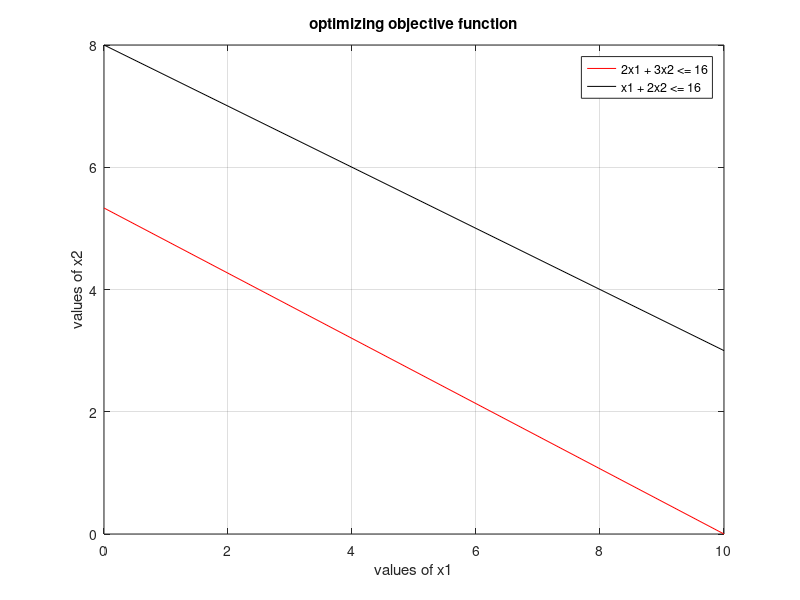

Write the MATLAB code that produced this figure.
% False

% Phase 1 - Input Params
c = [6 8];
A = [2 3; 1 2];
b = [16; 16];

% Phase 2 - Plotting Graph

% Ax = b
y1 = 0:10:max(b);
x21 = (b(1) - A(1,1)*y1)/A(1,2);
x22 = (b(2) - A(2,1)*y1)/A(2,2);
% x23 = (b(3) - A(3,1)*y1)/A(3,2);

% values >= 0
x21 = max(0,x21);
x22 = max(0,x22);
% x23 = max(0,x23);

% plot
plot(y1, x21, 'r', y1, x22, 'k');
xlabel("values of x1");
ylabel("values of x2");
title("optimizing objective function");
legend("2x1 + 3x2 <= 16", "x1 + 2x2 <= 16");
grid on

% Phase 3 - Finding Corner Pts
cx1 = find(y1 == 0); % Points on X1 Axis
c1 = find(x21 == 0); % Points on X2 Axis

line1 = [y1(:, [c1 cx1]); x21(:,[c1 cx1])]';

c2 = find(x22 == 0);
line2 = [y1(:, [c2 cx1]); x22(:,[c2 cx1])]';

% c3 = find(x23 == 0);
% line3 = [y1(:, [c3 cx1]); x23(:,[c3 cx1])]';

corner_pts = unique([line1; line2], 'rows');

% Phase 4 - Intersection Points of each line

pts = [0,0]; % Initialize the intersection points array

for i = 1:size(A,1)
    for j = i+1:size(A,1)
        A1 = A([i, j], :);  % Select rows i and j from A
        B1 = b([i, j]);     % Select corresponding elements from b
        x = A1 \ B1;        % Solve the linear system using matrix division instead of inv()
        pts = [pts; x'];    % Store the result as a new row
    end
end

intr = pts;  % Store the final points

% Phase 5 - Write all Corner Points
all_pts = [intr; corner_pts];
points = unique(all_pts,"rows");

% Phase 6 - Find Feasible Region
for i = 1:size(points, 1)
    const1(i) = A(1,1) * points(i,1) + A(1,2) * points(i,2) - b(1);
    const2(i) = A(2,1) * points(i,1) + A(2,2) * points(i,2) - b(2);
    % const3(i) = A(3,1) * points(i,1) + A(3,2) * points(i,2) - b(3);
end

s1 = find(const1 > 0);
s2 = find(const2 > 0);
% s3 = find(const3 > 0);
s = unique([s1 s2]);
s = s(s < size(points, 1));

points(s, :) = [];

% Phase 7 - Objective Value and Points
value = points * c';
table = [points, value]

% Phase 8 - Objective Value
optimal_value = max(value)